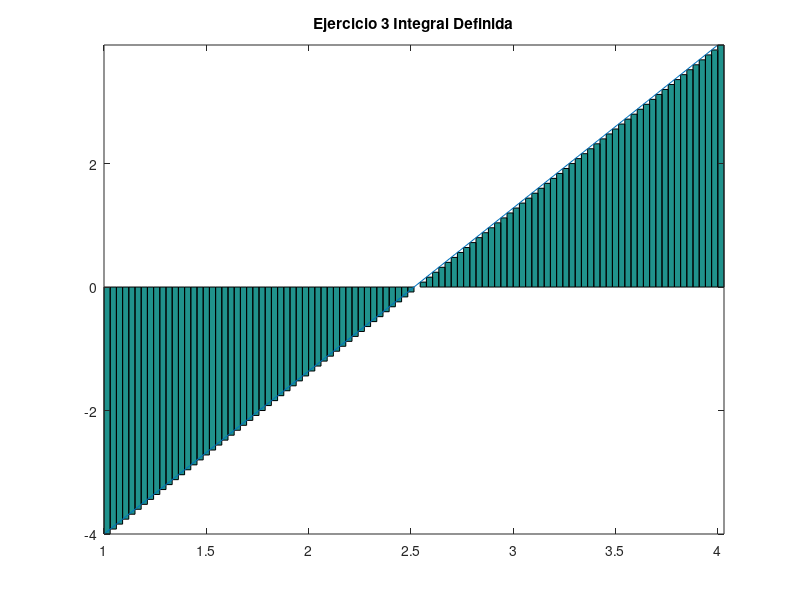

This figure's MATLAB source:
% Octave Script
% Title			:1.7 Funcion Primitiva
% Description		:Script para graficar el ejericio 21 de la actividad 1.7
% Author		:Luis Gerardo Cardozo Carranza (Gerard_CRS) luiscardozo161002@gmail.com
% Date			:20210517
% sion		        :1
% Usage			:octave> /path/Funcion_Primitiva_Actividad_1.7_Luis Gerardo Cardozo Carranza_3202
% Notes			:Requiere aplicacion octave usar en consola preferentemente.
%                       4
%Actividad_Ejercicio 21 ∫ x dx
%                      -4
%Limpia la pantalla y las variables.
clc, clear
f=@(x,y)x;
resultado=integral(f, -4,4);
fprintf('El valor de la integral es:%2.1f\n',resultado)

%Define los intervalos y el numero de rectangulos.
a = -4;
b =  4;
n = 100;

%Determina la longitud de la base o el incremento de x.
base = (b-a)/n;

%Definicion de la funcion.
x =a:base:(b-base);

%Y esta representada por la variable altura
altura=(x);

%Establece   la    linea   que   forma  la funcion
x2 = linspace(1,4,100);
y2 = (x);

%Inicio del  intervalo, fin del intervalo, numero de rectangulos.
xa = linspace(1,4,100);
yab =(x);

%Dibuja una  grafica de barras una a lado de otra sin espacios
g = bar(xa,yab,'histc');

%Permite continuar  graficando  despues de que ya exista un grafica trazada
hold on

%Grafica la funcion
plot(x2,y2);

%Asigna un nombre a la grafica 
title("Ejercicio 3 Integral Definida");

%Ajusta la grafica a los datos.
axis tight
